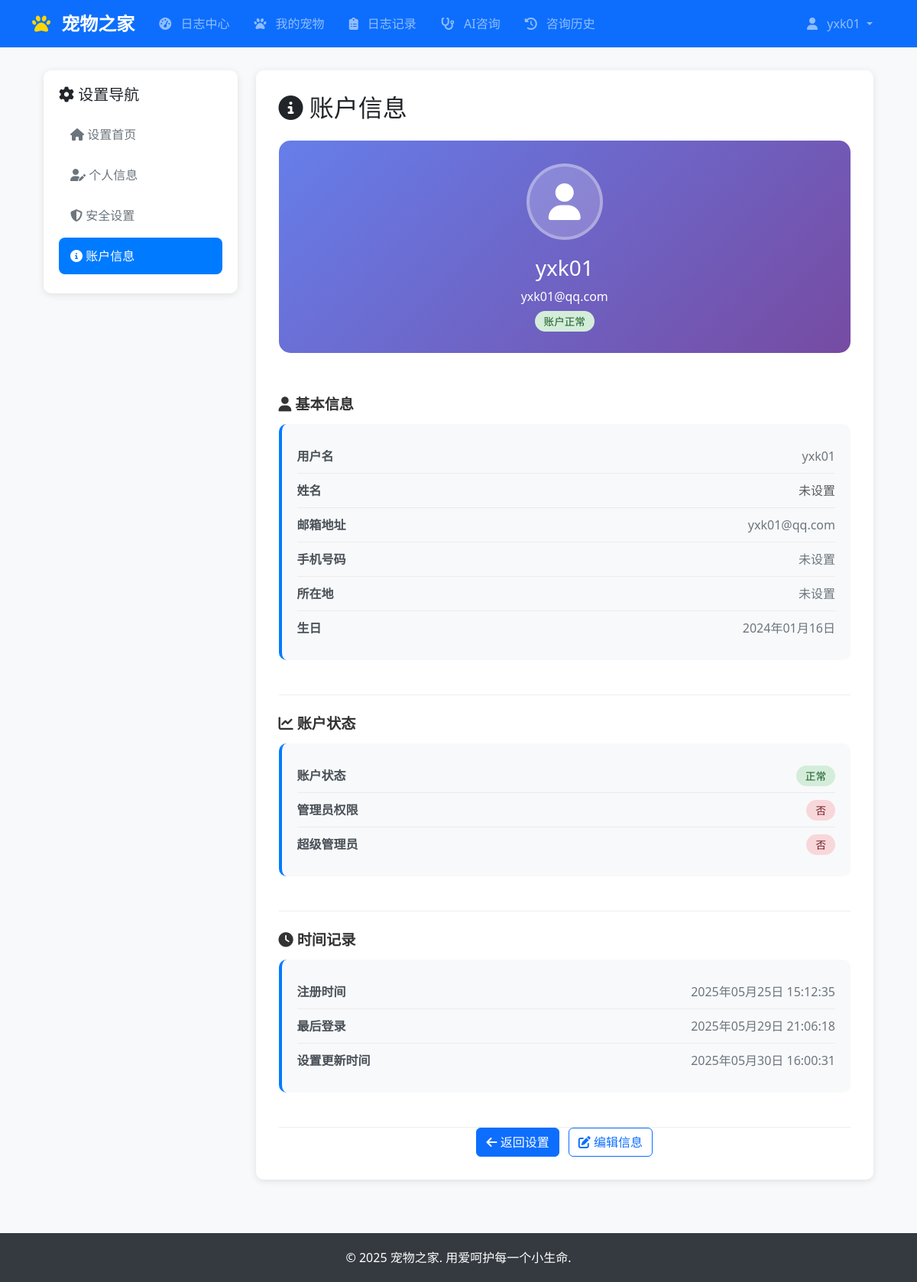
Screenshot of /accounts/settings/account-info/ (signed in) with the database file from the repository.
### accounts/models.py (models this page shows, shortened)
class CustomUser(AbstractUser):
    phone = models.CharField(max_length=15, blank=True, verbose_name='手机号码')
    profile_picture = models.ImageField(upload_to='profile_pics/', blank=True, verbose_name='头像')
    bio = models.TextField(max_length=500, blank=True, verbose_name='个人简介')
    birth_date = models.DateField(null=True, blank=True, verbose_name='生日')
    location = models.CharField(max_length=100, blank=True, verbose_name='所在地')
    settings_updated_at = models.DateTimeField(auto_now=True, verbose_name='设置更新时间')
    class Meta:
        verbose_name = '用户'
        verbose_name_plural = '用户'

### accounts/views.py (the view)
# urls.py: path('settings/account-info/', views.account_info_view, name='account_info'),
@login_required
def account_info_view(request):
    context = {
        'user': request.user,
        'account_created': request.user.date_joined,
        'last_login': request.user.last_login,
        'settings_updated': request.user.settings_updated_at,
    }
    return render(request, 'accounts/account_info.html', context)

### accounts/templates/accounts/account_info.html (shortened to what this page needs)
{% extends 'base.html' %}
{% load static %}
{% block content %}
<div class="settings-container">
    <div class="row">
        <div class="col-lg-3 col-md-4">
            <div class="settings-sidebar">
                <h5 class="mb-3"><i class="fas fa-cog"></i> 设置导航</h5>                <div class="nav flex-column nav-pills">
                    <a class="nav-link" href="{% url 'accounts:user_settings' %}">
                        <i class="fas fa-home"></i> 设置首页
                    </a>                    <a class="nav-link" href="{% url 'accounts:profile_settings' %}">
                        <i class="fas fa-user-edit"></i> 个人信息
                    </a>
                    <a class="nav-link" href="{% url 'accounts:security_settings' %}">
                        <i class="fas fa-shield-alt"></i> 安全设置
                    </a>
                    <a class="nav-link active" href="{% url 'accounts:account_info' %}">
                        <i class="fas fa-info-circle"></i> 账户信息
                    </a>
                </div>
            </div>
        </div>
        <div class="col-lg-9 col-md-8">
            <div class="settings-content">
                <h2 class="mb-4"><i class="fas fa-info-circle"></i> 账户信息</h2>
                <div class="profile-summary">
                    {% if user.profile_picture %}
                        <img src="{{ user.profile_picture.url }}" alt="头像" class="profile-avatar">
                    {% else %}
                        <div class="no-avatar">
                            <i class="fas fa-user fa-3x"></i>
                        </div>
                    {% endif %}
                    <h3>{{ user.get_full_name|default:user.username }}</h3>
                    <p class="mb-2">{{ user.email }}</p>
                    <span class="status-badge {% if user.is_active %}status-active{% else %}status-inactive{% endif %}">
                        {% if user.is_active %}账户正常{% else %}账户已停用{% endif %}
                    </span>
                </div>
                <div class="info-section">
                    <h4 class="section-title"><i class="fas fa-user"></i> 基本信息</h4>
                    <div class="info-card">
                        <div class="info-row">
                            <span class="info-label">用户名</span>
                            <span class="info-value">{{ user.username }}</span>
                        </div>
                        <div class="info-row">
                            <span class="info-label">姓名</span>
                            <span class="info-value">
                                {% if user.get_full_name %}
                                    {{ user.get_full_name }}
                                {% else %}
                                    <span class="text-muted">未设置</span>
                                {% endif %}
                            </span>
                        </div>
                        <div class="info-row">
                            <span class="info-label">邮箱地址</span>
                            <span class="info-value">{{ user.email|default:"未设置" }}</span>
                        </div>
                        <div class="info-row">
                            <span class="info-label">手机号码</span>
                            <span class="info-value">{{ user.phone|default:"未设置" }}</span>
                        </div>
                        <div class="info-row">
                            <span class="info-label">所在地</span>
                            <span class="info-value">{{ user.location|default:"未设置" }}</span>
                        </div>
                        <div class="info-row">
                            <span class="info-label">生日</span>
                            <span class="info-value">
                                {% if user.birth_date %}
                                    {{ user.birth_date|date:"Y年m月d日" }}
                                {% else %}
                                    <span class="text-muted">未设置</span>
                                {% endif %}
                            </span>
                        </div>
                    </div>
                </div>
                <div class="info-section">
                    <h4 class="section-title"><i class="fas fa-chart-line"></i> 账户状态</h4>
                    <div class="info-card">
                        <div class="info-row">
                            <span class="info-label">账户状态</span>
                            <span class="info-value">
                                <span class="status-badge {% if user.is_active %}status-active{% else %}status-inactive{% endif %}">
                                    {% if user.is_active %}正常{% else %}已停用{% endif %}
                                </span>
                            </span>
                        </div>
                        <div class="info-row">
                            <span class="info-label">管理员权限</span>
                            <span class="info-value">
                                <span class="status-badge {% if user.is_staff %}status-active{% else %}status-inactive{% endif %}">
                                    {% if user.is_staff %}是{% else %}否{% endif %}
                                </span>
                            </span>
                        </div>
                        <div class="info-row">
                            <span class="info-label">超级管理员</span>
                            <span class="info-value">
                                <span class="status-badge {% if user.is_superuser %}status-active{% else %}status-inactive{% endif %}">
                                    {% if user.is_superuser %}是{% else %}否{% endif %}
                                </span>
                            </span>
                        </div>
                    </div>
                </div>
                <div class="info-section">
                    <h4 class="section-title"><i class="fas fa-clock"></i> 时间记录</h4>
                    <div class="info-card">
                        <div class="info-row">
                            <span class="info-label">注册时间</span>
                            <span class="info-value">{{ account_created|date:"Y年m月d日 H:i:s" }}</span>
                        </div>
                        <div class="info-row">
                            <span class="info-label">最后登录</span>
                            <span class="info-value">
                                {% if last_login %}
                                    {{ last_login|date:"Y年m月d日 H:i:s" }}
                                {% else %}
                                    <span class="text-muted">从未登录</span>
                                {% endif %}
                            </span>
                        </div>
                        <div class="info-row">
                            <span class="info-label">设置更新时间</span>
                            <span class="info-value">
                                {% if settings_updated %}
                                    {{ settings_updated|date:"Y年m月d日 H:i:s" }}
                                {% else %}
                                    <span class="text-muted">从未更新</span>
                                {% endif %}
                            </span>
                        </div>
                    </div>
                </div>                <div class="text-center">
                    <a href="{% url 'accounts:user_settings' %}" class="btn btn-primary">
                        <i class="fas fa-arrow-left"></i> 返回设置
                    </a>
                    <a href="{% url 'accounts:profile_settings' %}" class="btn btn-outline-primary ms-2">
                        <i class="fas fa-edit"></i> 编辑信息
                    </a>
                </div>
            </div>
        </div>
    </div>
</div>
{% endblock %}

### templates/base.html (shortened to what this page needs)
<!DOCTYPE html>
<html lang="zh-CN">
<head>
    <link href="https://cdn.jsdelivr.net/npm/bootstrap@5.3.0/dist/css/bootstrap.min.css" rel="stylesheet">
    <link rel="stylesheet" href="https://cdnjs.cloudflare.com/ajax/libs/font-awesome/6.4.0/css/all.min.css">
</head>
<body>
    <nav class="navbar navbar-expand-lg navbar-dark bg-primary">
        <div class="container">
            <a class="navbar-brand" href="{% url 'home' %}">
                <i class="fas fa-paw"></i> 宠物之家
            </a>
                        <div class="collapse navbar-collapse" id="navbarNav">
                <ul class="navbar-nav me-auto">{% if user.is_authenticated %}
                        <li class="nav-item">
                            <a class="nav-link" href="{% url 'logs:logs_center' %}">
                                <i class="fas fa-tachometer-alt"></i> 日志中心
                            </a>
                        </li>
                        <li class="nav-item">
                            <a class="nav-link" href="{% url 'pets:pet_list' %}">
                                <i class="fas fa-paw"></i> 我的宠物
                            </a>
                        </li>
                        <li class="nav-item">
                            <a class="nav-link" href="{% url 'logs:log_list' %}">
                                <i class="fas fa-clipboard-list"></i> 日志记录
                            </a>
                        </li>                        <li class="nav-item">
                            <a class="nav-link" href="{% url 'accounts:dashboard' %}">
                                <i class="fas fa-stethoscope"></i> AI咨询
                            </a>
                        </li>
                        <li class="nav-item">
                            <a class="nav-link" href="{% url 'consultations:consultation_history' %}">
                                <i class="fas fa-history"></i> 咨询历史
                            </a>
                        </li>{% endif %}
                </ul>
                <ul class="navbar-nav">
                    {% if user.is_authenticated %}
                        <li class="nav-item dropdown">
                            <a class="nav-link dropdown-toggle" href="#" role="button" data-bs-toggle="dropdown" aria-expanded="false">
                                <i class="fas fa-user"></i> {{ user.username }}
                            </a>
                        </li>
                    {% endif %}
                </ul>
            </div>
        </div>
    </nav>
    <main class="container mt-4">
        {% block content %}{% endblock %}
    </main>
    <footer class="footer">
        <div class="container text-center">
            <p class="mb-0">&copy; 2025 宠物之家. 用爱呵护每一个小生命.</p>
        </div>
    </footer>
</body>
</html>

### templates/base.html (style rules this page uses)
body { font-family: 'Microsoft YaHei', 'Segoe UI', Tahoma, Geneva, Verdana, sans-serif; background-color: #f8f9fa; }
.navbar-brand { font-weight: bold; font-size: 1.5rem; }
.navbar-brand i { margin-right: 0.5rem; color: #ffd700; }
.navbar-nav .nav-link { margin: 0 0.5rem; border-radius: 6px; transition: all 0.3s ease; }
.navbar-nav .nav-link i { margin-right: 0.5rem; }
.btn { border-radius: 6px; font-weight: 500; transition: all 0.2s ease; }
main { min-height: calc(100vh - 200px); }
.footer { background-color: #343a40; color: white; padding: 20px 0; margin-top: 50px; }

### accounts/templates/accounts/account_info.html (style rules this page uses)
.settings-container { max-width: 1200px; margin: 30px auto; padding: 0 15px; }
.settings-sidebar { background: white; border-radius: 10px; box-shadow: 0 2px 10px rgba(0,0,0,0.1); padding: 20px; margin-bottom: 20px; }
.settings-content { background: white; border-radius: 10px; box-shadow: 0 2px 10px rgba(0,0,0,0.1); padding: 30px; margin-bottom: 20px; }
.nav-pills .nav-link { color: #6c757d; border-radius: 8px; margin-bottom: 5px; padding: 12px 15px; transition: all 0.3s ease; }
.nav-pills .nav-link.active { background-color: #007bff; color: white; }
.info-section { padding: 25px 0; border-bottom: 1px solid #eee; }
.section-title { font-size: 1.2rem; font-weight: 600; margin-bottom: 15px; color: #333; }
.info-card { background: #f8f9fa; border-radius: 10px; padding: 20px; margin-bottom: 20px; border-left: 4px solid #007bff; }
.info-row { display: flex; justify-content: space-between; align-items: center; padding: 10px 0; border-bottom: 1px solid #e9ecef; }
.info-row:last-child { border-bottom: none; }
.info-label { font-weight: 600; color: #495057; }
.info-value { color: #6c757d; }
.status-badge { padding: 4px 12px; border-radius: 20px; font-size: 0.85rem; font-weight: 500; }
.status-active { background-color: #d4edda; color: #155724; }
.status-inactive { background-color: #f8d7da; color: #721c24; }
.profile-summary { background: linear-gradient(135deg, #667eea 0%, #764ba2 100%); color: white; border-radius: 15px; padding: 30px; margin-bottom: 30px; text-align: center; }
.no-avatar { width: 100px; height: 100px; border-radius: 50%; background: rgba(255,255,255,0.2); display: flex; align-items: center; justify-content: center; margin: 0 auto 20px; border: 4px solid rgba(255,255,255,0.3); }

### rows the page displays
CustomUser: username "yxk01", get_full_name "yxk01", email "yxk01@qq.com", phone "未设置", location "未设置", birth_date "2024年01月16日", date_joined "2025年05月25日 15:12:35", last_login "2025年05月29日 21:06:18", settings_updated_at "2025年05月30日 16:00:31"
